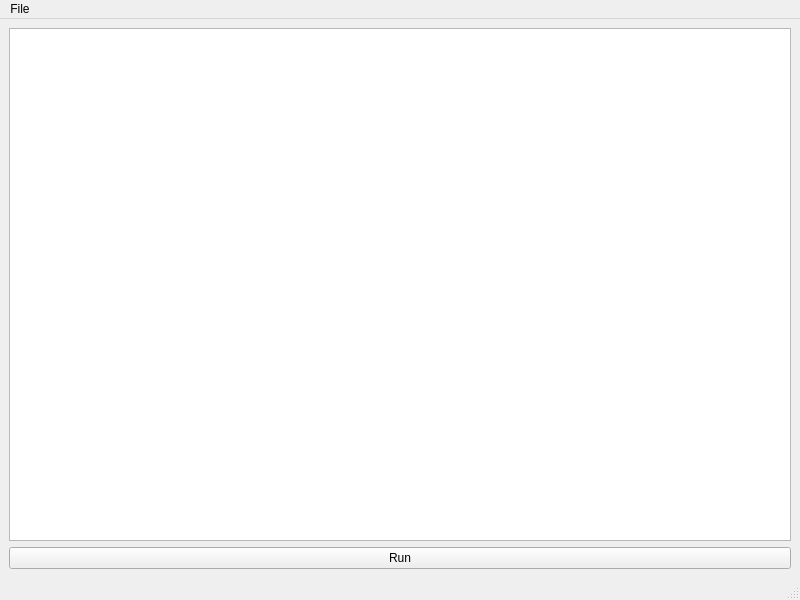
<?xml version="1.0" encoding="UTF-8"?>
<ui version="4.0">
 <class>MainWindow</class>
 <widget class="QMainWindow" name="MainWindow">
  <property name="windowModality">
   <enum>Qt::NonModal</enum>
  </property>
  <property name="geometry">
   <rect>
    <x>0</x>
    <y>0</y>
    <width>800</width>
    <height>600</height>
   </rect>
  </property>
  <property name="windowTitle">
   <string>Welcome to simple-interpreter</string>
  </property>
  <widget class="QWidget" name="centralwidget">
   <layout class="QVBoxLayout" name="verticalLayout">
    <item>
     <widget class="CodeEditor" name="plainTextEdit">
      <property name="font">
       <font>
        <family>Consolas</family>
        <pointsize>14</pointsize>
       </font>
      </property>
     </widget>
    </item>
    <item>
     <widget class="QPushButton" name="pushButtonRun">
      <property name="text">
       <string>Run</string>
      </property>
     </widget>
    </item>
   </layout>
  </widget>
  <widget class="QMenuBar" name="menubar">
   <property name="geometry">
    <rect>
     <x>0</x>
     <y>0</y>
     <width>800</width>
     <height>21</height>
    </rect>
   </property>
   <widget class="QMenu" name="menuFile">
    <property name="title">
     <string>File</string>
    </property>
    <addaction name="actionOpen"/>
    <addaction name="actionClose"/>
   </widget>
   <addaction name="menuFile"/>
  </widget>
  <widget class="QStatusBar" name="statusbar"/>
  <action name="actionOpen">
   <property name="text">
    <string>Open</string>
   </property>
  </action>
  <action name="actionClose">
   <property name="text">
    <string>Close</string>
   </property>
  </action>
 </widget>
 <customwidgets>
  <customwidget>
   <class>CodeEditor</class>
   <extends>QPlainTextEdit</extends>
   <header location="global">codeeditor.h</header>
  </customwidget>
 </customwidgets>
 <resources/>
 <connections/>
</ui>
